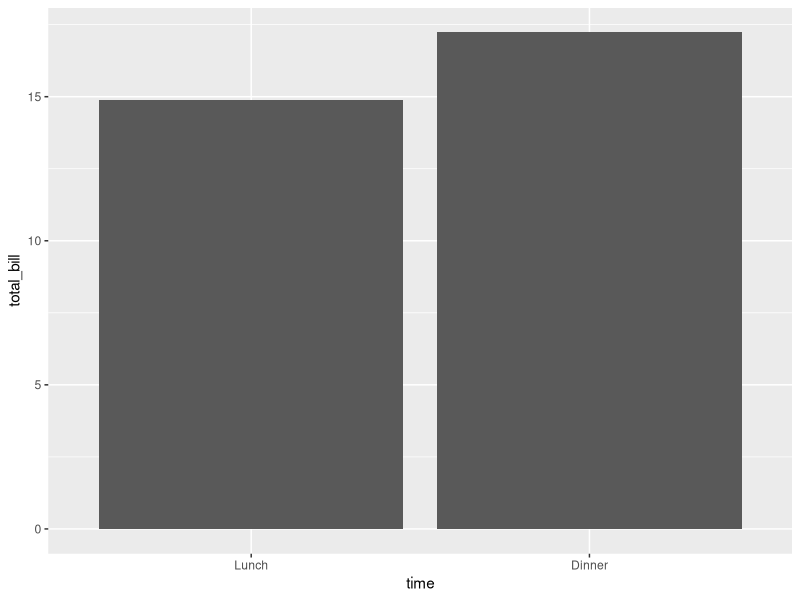
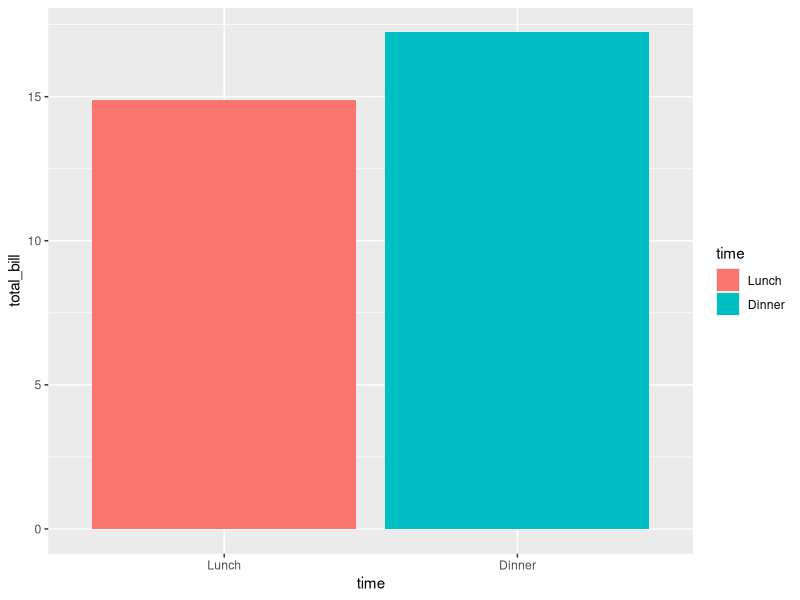
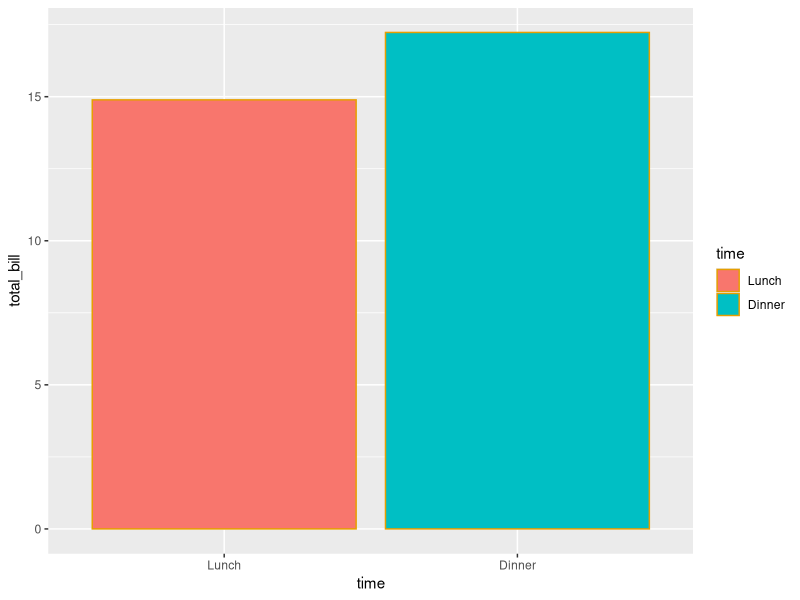
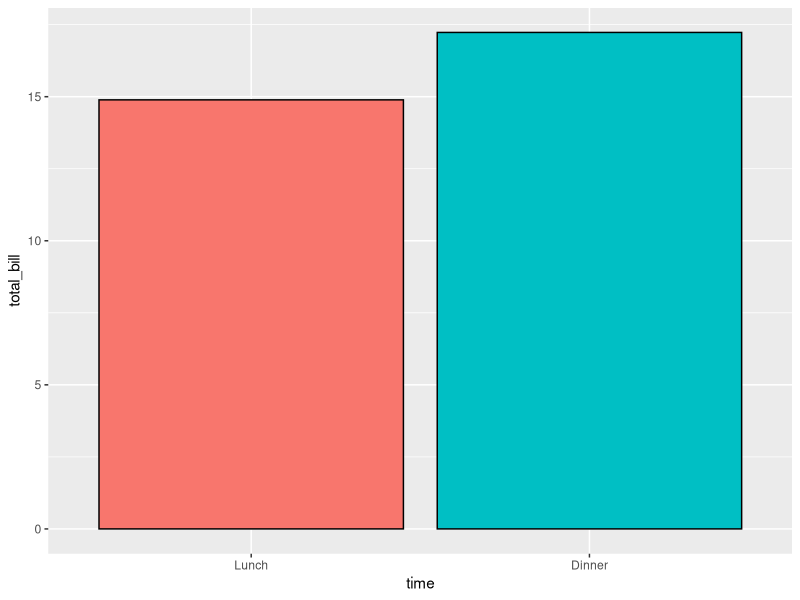
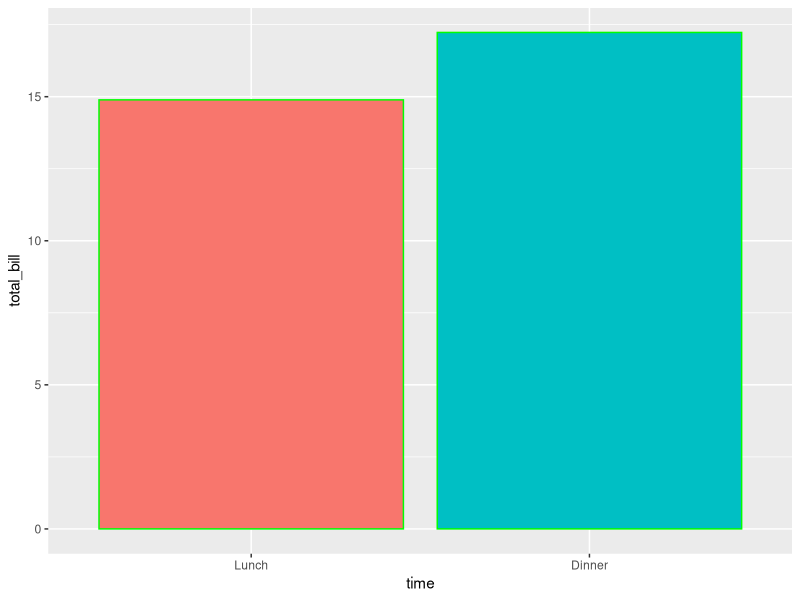
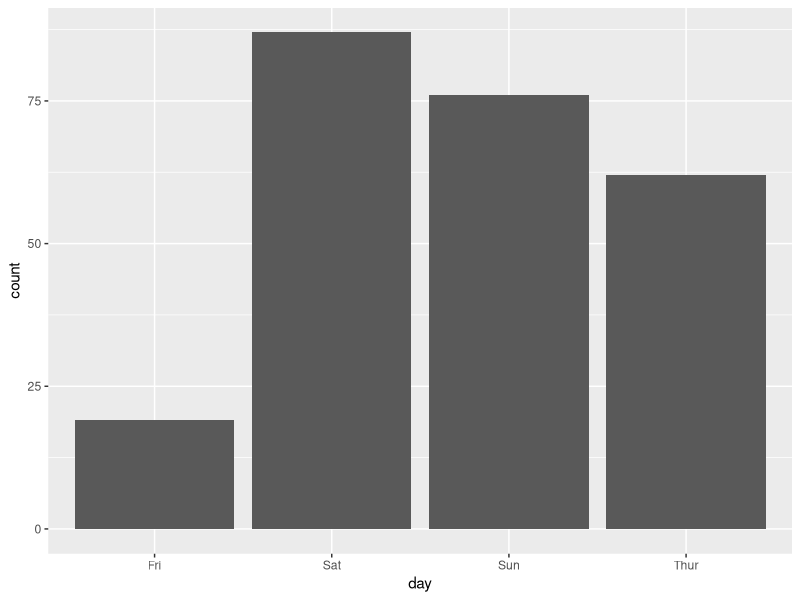
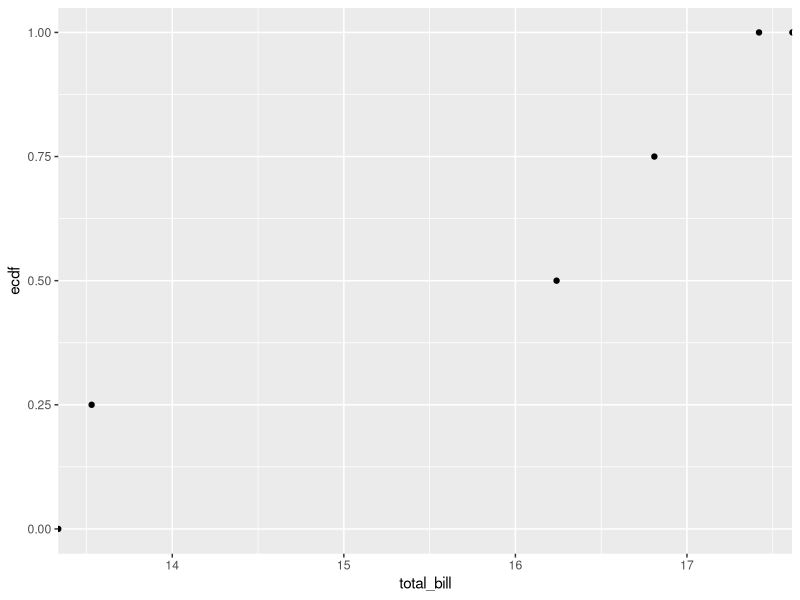
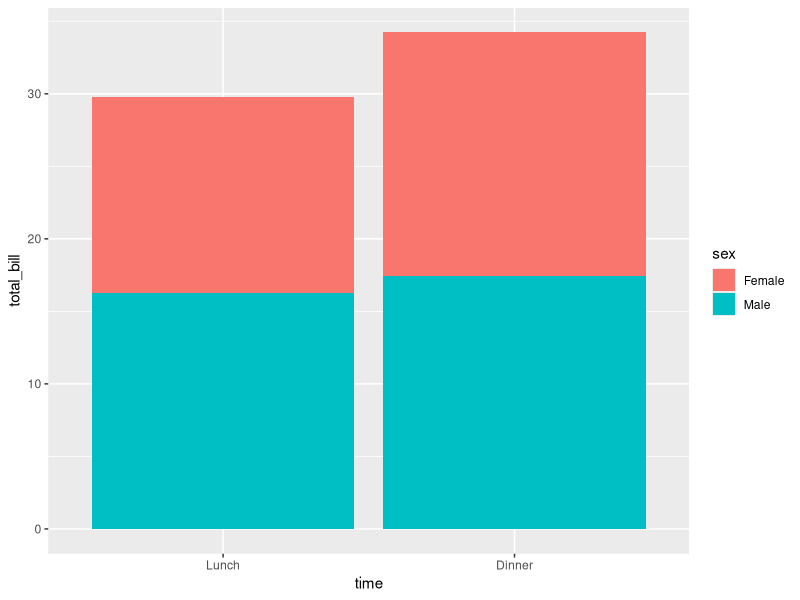

The R source for these figures, in order:
## ---- chunk 1
library(ggplot2)
library(reshape2)# contains the tips data

#install.packages("reshape2")
## ---- chunk 2
dat <- data.frame(
  time = factor(c("Lunch","Dinner"), levels=c("Lunch","Dinner")),
  total_bill = c(14.89, 17.23)
)
dat
## ---- chunk 3
# Very basic bar graph
ggplot(data=dat, aes(x=time, y=total_bill)) +
    geom_bar(stat="identity")
## ---- chunk 4
# Map the time of day to different fill colors
ggplot(data=dat, aes(x=time, y=total_bill, fill=time)) +
    geom_bar(stat="identity")

## This would have the same result as above
# ggplot(data=dat, aes(x=time, y=total_bill)) +
#    geom_bar(aes(fill=time), stat="identity")
## ---- chunk 5
# Add a black outline
ggplot(data=dat, aes(x=time, y=total_bill, fill=time)) +
    geom_bar(colour="#E69F00", stat="identity")

## ---- chunk 6
# No legend, since the information is redundant
plt <- ggplot(data=dat, aes(x=time, y=total_bill, fill=time)) 

plt + geom_bar(colour="black", stat="identity") + guides(fill="none")
plt + geom_bar(colour="green", stat="identity") + guides(fill="none")


## ---- chunk 7
?tips # get information about the tips dataset

head(tips)

# Bar graph of counts (more than 2)
ggplot(data=tips, aes(x=day)) +
    geom_bar(stat="count")
## Equivalent to this, since stat="bin" is the default:
# ggplot(data=tips, aes(x=day)) +
#    geom_bar()
## ---- chunk 8

# Graphs with more variables
dat1 <- data.frame(
    sex = factor(c("Female","Female","Male","Male")),
    time = factor(c("Lunch","Dinner","Lunch","Dinner"), levels=c("Lunch","Dinner")),
    total_bill = c(13.53, 16.81, 16.24, 17.42)
)
dat1

ggplot(dat1, aes(total_bill)) + stat_ecdf(geom = "point")

## ---- chunk 9
# Stacked bar graph -- this is probably not what you want
ggplot(data=dat1, aes(x=time, y=total_bill, fill=sex)) +
    geom_bar(stat="identity")
## ---- chunk 10
# Bar graph, time on x-axis, color fill grouped by sex -- use position_dodge()
ggplot(data=dat1, aes(x=time, y=total_bill, fill=sex)) +
    geom_bar(stat="identity", position=position_dodge())

ggplot(data=dat1, aes(x=time, y=total_bill, fill=sex)) +
    geom_bar(stat="identity", position=position_dodge(), colour="black")
## ---- chunk 11
# Change colors
ggplot(data=dat1, aes(x=time, y=total_bill, fill=sex)) +
    geom_bar(stat="identity", position=position_dodge(), colour="black") +
    scale_fill_manual(values=c("#999999", "#E69F00"))
## ---- chunk 12
set.seed(1234)
dat2 <- data.frame(cond = factor(rep(c("A","B"), each=200)), 
                   rating = c(rnorm(200),rnorm(200, mean=.8)))
# View first few rows
head(dat2)
## ---- chunk 13
## Basic histogram from the vector "rating". Each bin is .5 wide.
## These both result in the same output:
ggplot(dat2, aes(x=rating)) + geom_histogram(binwidth = 0.5)
# qplot(dat$rating, binwidth=.5)
## ---- chunk 14
# Draw with black outline, white fill
ggplot(dat2, aes(x=rating)) +
    geom_histogram(binwidth=.5, colour="white", fill="black")
## ---- chunk 15
# Density curve
ggplot(dat2, aes(x=rating)) + geom_density()
## ---- chunk 16
# Histogram overlaid with kernel density curve
ggplot(dat2, aes(x=rating)) + 
    geom_histogram(aes(y=..density..),  # Histogram with density instead of count on y-axis
                   binwidth=.5,
                   colour="black", fill="white") +
    geom_density(alpha=0.2, fill="#FF6666")  # Overlay with transparent density plot
## ---- chunk 17
# Overlaid histograms
ggplot(dat2, aes(x=rating, fill=cond)) +
    geom_histogram(binwidth=.5, alpha=.5, position="identity")
## ---- chunk 18
# Interleaved histograms
ggplot(dat2, aes(x=rating, fill=cond)) +
    geom_histogram(binwidth=.5, position="dodge")
## ---- chunk 19
# Density plots
ggplot(dat2, aes(x=rating, colour=cond)) + geom_density()
## ---- chunk 20
# Density plots with semi-transparent fill
ggplot(dat2, aes(x=rating, fill=cond)) + geom_density(alpha=.3)

# stat_ecdf : empirical cumulative distribution function
ggplot(dat2, aes(rating)) + stat_ecdf(geom = "point")
ggplot(dat2, aes(rating)) + stat_ecdf(geom = "step")
ggplot(dat2, aes(rating)) + stat_ecdf(geom = "smooth")

# Multiple ECDFs based on condition
ggplot(dat2, aes(rating, color = cond)) + stat_ecdf(geom = "point")
## ---- chunk 21
# A basic box plot
ggplot(dat2, aes(x=cond, y=rating)) + geom_boxplot()
## ---- chunk 22
# A basic box with the conditions colored
ggplot(dat2, aes(x=cond, y=rating, fill=cond)) + geom_boxplot()
## ---- chunk 23
# The above adds a redundant legend. With the legend removed:
ggplot(dat2, aes(x=cond, y=rating, fill=cond)) + geom_boxplot() +
    guides(fill="none")
## ---- chunk 24
# With flipped axes
ggplot(dat2, aes(x=cond, y=rating, fill=cond)) + geom_boxplot() + 
    guides(fill="none") + coord_flip()
## ---- chunk 25
set.seed(955)
# Make some noisily increasing data
dat3 <- data.frame(cond = rep(c("A", "B"), each=10),
                  xvar = 1:20 + rnorm(20,sd=3),
                  yvar = 1:20 + rnorm(20,sd=3))
head(dat3)

## ---- chunk 26
ggplot(dat3, aes(x=xvar, y=yvar)) +
    geom_point(shape=5)      # Use hollow circles
## ---- chunk 27
ggplot(dat3, aes(x=xvar, y=yvar)) +
    geom_point(shape=1) +    # Use hollow circles
    geom_smooth(method=lm)   # Add linear regression line 
                             #  (by default includes 95% confidence region)
## ---- chunk 28
ggplot(dat3, aes(x=xvar, y=yvar)) +
    geom_point(shape=1) +    # Use hollow circles
    geom_smooth(method=lm,   # Add linear regression line
                se=FALSE)    # Don't add shaded confidence region
## ---- chunk 29
ggplot(dat3, aes(x=xvar, y=yvar)) +
    geom_point(shape=1) +    # Use hollow circles
    geom_smooth()            # Add a loess smoothed fit curve with confidence region
#> `geom_smooth()` using method = 'loess'
## ---- chunk 30
head(tips)

sp <- ggplot(tips, aes(x=total_bill, y=tip/total_bill)) + geom_point(shape=1)
sp
## ---- chunk 31
# Divide by levels of "sex", in the vertical direction
sp + facet_grid(sex ~ .)
## ---- chunk 32
# Divide by levels of "sex", in the horizontal direction
sp + facet_grid(. ~ sex)
## ---- chunk 33
# Divide with "sex" vertical, "day" horizontal
sp + facet_grid(sex ~ day)
## ---- chunk 34
# Divide by day, going horizontally and wrapping with 2 columns
sp + facet_wrap( ~ day, ncol=2)
